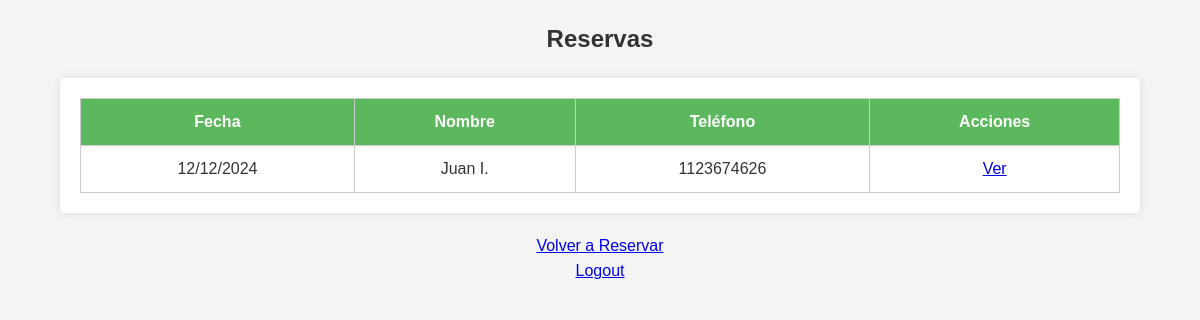
Before: /reservas with the older database file.
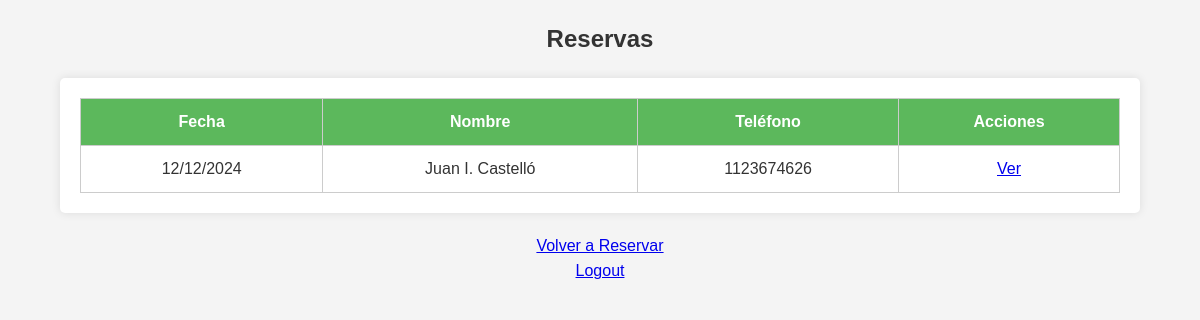
After: the same page with the newer database file.
### tables this page shows
CREATE TABLE reservas (id INTEGER PRIMARY KEY, fecha TEXT, nombre TEXT, telefono TEXT, tipo_evento TEXT, total REAL, seña REAL, fecha_seña TEXT, metodo_pago TEXT, dirigido_a TEXT, resto REAL, observaciones TEXT);

### app.py (the view)
@app.route('/reservas')
def reservas():
    conn = get_db_connection()
    reservas = conn.execute('SELECT * FROM reservas ORDER BY fecha ASC').fetchall()
    conn.close()
    reservas_format = []
    for reserva in reservas:
        fecha = datetime.strptime(reserva['fecha'], '%Y-%m-%d').strftime('%d/%m/%Y')
        fecha_seña = datetime.strptime(reserva['fecha_seña'], '%Y-%m-%d').strftime('%d/%m/%Y') if reserva['fecha_seña'] else None
        reservas_format.append({
            'id': reserva['id'],
            'fecha': fecha,
            'nombre': reserva['nombre'],
            'telefono': reserva['telefono'],
            'tipo_evento': reserva['tipo_evento'],
            'total': reserva['total'],
            'seña': reserva['seña'],
            'fecha_seña': fecha_seña,
            'metodo_pago': reserva['metodo_pago'],
            'dirigido_a': reserva['dirigido_a'],
            'resto': reserva['resto'],
            'observaciones': reserva['observaciones']
        })
    return render_template('ver_reservas.html', reservas=reservas_format)

### app.py (called while the page is built)
def get_db_connection():
    conn = sqlite3.connect('reservas.db')
    conn.row_factory = sqlite3.Row
    return conn

### templates/ver_reservas.html (shortened to what this page needs)
<!DOCTYPE html>
<html lang="es">
<head>
    <link rel="stylesheet" href="{{ url_for('static', filename='styles.css') }}">
</head>
<body>
    <h2>Reservas</h2>
    <div class="container">
        <table>
            <thead>
                <tr>
                    <th>Fecha</th>
                    <th>Nombre</th>
                    <th>Teléfono</th>
                    <th>Acciones</th>
                </tr>
            </thead>
            <tbody>
                {% for reserva in reservas %}
                    <tr>
                        <td>{{ reserva.fecha }}</td>
                        <td>{{ reserva.nombre }}</td>
                        <td>{{ reserva.telefono }}</td>
                        <td>
                            <a href="/ver/{{ reserva.id }}">Ver</a>
                        </td>
                    </tr>
                {% endfor %}
            </tbody>
        </table>
    </div>
    <div class="centered">
        <p><a href="/reservar">Volver a Reservar</a></p>
        <p><a href="/logout">Logout</a></p>
    </div>
</body>
</html>

### static/styles.css (style rules this page uses)
* { margin: 0; padding: 0; box-sizing: border-box; }
body { font-family: Arial, sans-serif; background-color: #f4f4f4; color: #333; line-height: 1.6; }
h2 { text-align: center; margin: 20px 0; }
.centered { text-align: center; margin-top: 10px; }
.container { max-width: 90%; margin: 20px auto; padding: 20px; background: #fff; border-radius: 5px; box-shadow: 0 0 10px rgba(0, 0, 0, 0.1); }
table { width: 100%; border-collapse: collapse; }
th, td { border: 1px solid #ccc; padding: 10px; text-align: center; }
th { background-color: #5cb85c; color: white; }

Changed rows visible on the page:
changed reservas: nombre "Juan I." → "Juan I. Castelló"
